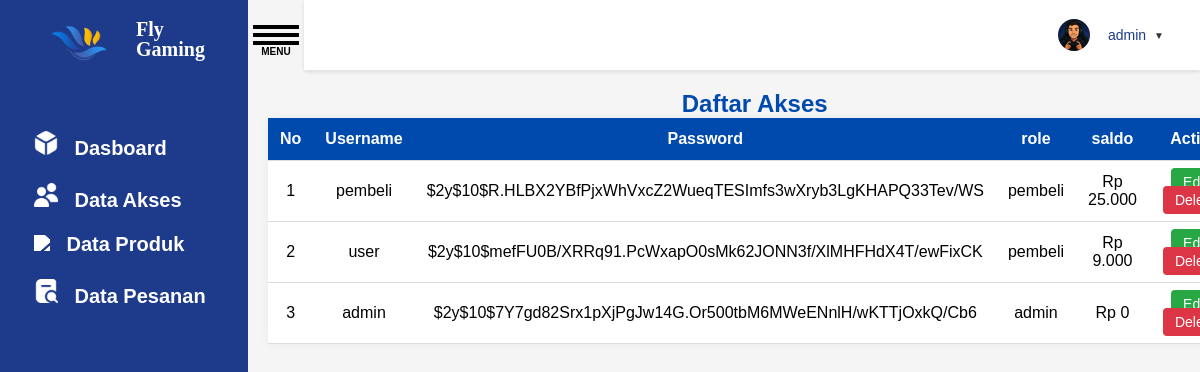
The page /data_akses.php (signed in) on the database its author committed.
### tables this page shows
CREATE TABLE `akses` (
  `id` int(11) NOT NULL,
  `username` varchar(50) NOT NULL,
  `password` varchar(255) NOT NULL,
  `role` enum('admin','pembeli') NOT NULL,
  `foto` varchar(255) DEFAULT 'img/default.png',
  `saldo` int(11) DEFAULT 0
);

### saldo_navbar.php (called while the page is built, shortened)
<?php
$username = $_SESSION['username'];
$foto = $_SESSION['foto'];
?>

### data_akses.php (the view, shortened to what this page needs)
<?php include 'saldo_navbar.php'; ?>
<!DOCTYPE html>
<html>
<head>
</head>
<link rel="stylesheet" type="text/css" href="css/style_data_akses.css">
<link rel="stylesheet" type="text/css" href="css/style_dropdown.css">
<body>
    <div class="container">
        <div class="sidebar">
            <div class="header-logo">
                <div class="item-logo">
                    <a href="#">
                        <img src="img/logo.png" class="logo">
                    </a>
                    <span class="nama-logo">Fly Gaming</span>
                </div>
            </div>
            <div class="main">
            <div class="list-item">
                <a href="dasboard.php">
                    <img src="img/dasboard.png" class="icon" active>
                    <span class="deskripsi">Dasboard</span>
                </a>
            </div>
            <div class="list-item">
                <a href="data_akses.php">
                    <img src="img/user2.png" class="icon" active>
                    <span class="deskripsi">Data Akses</span>
                </a>
            </div>
            <div class="list-item">
                <a href="data_produk.php">
                    <img src="img/produk.png" class="icon">
                    <span class="deskripsi">Data Produk</span>
                </a>
            </div>
            <div class="list-item">
                <a href="data_pesanan.php">
                    <img src="img/search-alt.png" class="icon">
                    <span class="deskripsi">Data Pesanan</span>
                </a>
            </div>
        </div>
        </div>
        <div class="content">
            <div id="menu-button">
                <label for="menu-checkbox" id="menu-label">
                    <div id="hamburger">
                    </div>
                </label>
            </div>
            <div class="navbar">
                <div class="user-dropdown">
                <div class="profil">
                    <button class="dropdown-toggle">
                    <img src="<?= htmlspecialchars($foto) ?>" class="profil-pic">
                    <span class="profil-nama"><?= htmlspecialchars($username) ?></span>
                    <span class="dropdown-arrow">▼</span>
                </button>
                </div>
            </div>
            </div>
            <div class="grid">
        <div class="header-riwayat">
              <h2>Daftar Akses</h2>
    <table class="tabel-produk">
        <thead>
            <tr>
                <th>No</th>
                <th>Username</th>
                <th>Password</th>
                <th>role</th>
                <th>saldo</th>
                <th>Action</th>
            </tr>
        </thead>
        <tbody>
        <?php
        $no = 1;
        $query = "SELECT * FROM akses";
        $result = $koneksi->query($query);
        if ($result->num_rows > 0) {
            while ($row = $result->fetch_assoc()) {
                echo "<tr>";
                echo "<td>" . $no++ . "</td>";
                echo "<td>" . htmlspecialchars($row['username']) . "</td>";
                echo "<td>" . htmlspecialchars($row['password']) . "</td>";
                echo "<td>" . htmlspecialchars($row['role']) . "</td>";
                echo "<td>Rp " . number_format($row['saldo'], 0, ',', '.') . "</td>";
                echo "<td>
                        <a href='edit_user.php?id=" . $row['id'] . "' class='btn-edit'>Edit</a>
                        <a href='delete_user.php?id=" . $row['id'] . "' class='btn-delete' onclick=\"return confirm('Yakin ingin menghapus?')\">Delete</a>
                      </td>";
                echo "</tr>";
            }
        } else {
            echo "<tr><td colspan='6'>Tidak ada data produk.</td></tr>";
        }
        ?>
    </div>
        </div>
</body>
</html>

### css/style_data_akses.css (style rules this page uses)
* { font-family: 'Ubuntu', sans-serif; padding: 0; margin: 0; }
.container { display: flex; min-height: 100vh; }
.navbar { position: fixed; top: 0; left: 304px; right: 0; height: 70px; background-color: white; box-shadow: 0 2px 4px rgba(0,0,0,0.1); display: flex; justify-content: flex-end; align-items: center; padding: 0 24px; z-index: 99; transition: all 0.3s ease; }
.sidebar { background-color: #1e3a8a; width: 260px; padding: 24px; display: flex; box-sizing: border-box; flex-direction: column; transition: all ease-in .3s; }
.content { background-color: whitesmoke; width: 100%; height: 100vh; overflow: auto; }
.nama-logo { font-family: 'Ubuntu'; height: 200px; font-style: normal; font-weight: 700; font-size: 20px; line-height: 20px; color: white; }
.sidebar a { text-decoration: none; }
.item-logo { display: flex; flex-direction: row; align-items: center; width: 200px; padding: 12px 10px; height: 40px; box-sizing: border-box; }
.logo { align-items: center; width: 90px; height: 90px; margin-right: 12px; }
.nama-logo { align-items: center; margin-top: 150px; }
.main { margin-top: 55px; }
.list-item { display: flex; flex-direction: row; align-items: center; padding: 12px 10px; border-radius: 8px; box-sizing: border-box; }
.list-item .deskripsi { font-weight: bold; font-size: 20px; }
.deskripsi { font-style: normal; font-weight: 400; font-size: 18px; line-height: 18px; text-align: center; color: white; }
.icon { width: 18px; margin-right: 12px; }
.sidebar .icon { filter: brightness(0) invert(1); width: 24px; height: auto; }
#menu-button { width: 46px; position: absolute; overflow: hidden; margin-left: 5px; margin-top: 25px; }
#menu-label { position: relative; display: block; height: 100px; cursor: pointer; }
#hamburger,#menu-label:after,#menu-label:before { position: absolute; left: 0; width: 100%; height: 4px; background-color: black; }
#menu-label:after,#menu-label:before { content: ""; transition: 0.4s cubic-bezier(0.075, 0.82, 0.165, 1) left; }
#menu-label:before { top: 0; }
#menu-label:after { top: 8px; }
#hamburger { top: 16px; }
#hamburger:before { font-size: 10px; content: "MENU"; position: absolute; top: 5px; right: 0; left: 0; color: black; font-weight: bold; text-align: center; bottom: 20px; }
.profil { display: flex; align-items: center; }
.profil-pic { width: 32px; height: 32px; border-radius: 50%; margin-left: 15px; margin-right: 10px; }
.profil-nama { font-weight: 500; color: #1e3a8a; }
.grid { padding: 20px; margin-top: 70px; margin-right: 100px; display: grid; grid-template-columns: 1fr; gap: 16px; }
.header-logo { display: flex; align-items: center; }
h2 { color: #004aad; text-align: center; }
table { width: 100%; border-collapse: collapse; background-color: #ffffff; box-shadow: 0 0 10px rgba(0,0,0,0.05); }
th, td { padding: 12px; text-align: center; border-bottom: 1px solid #ddd; }
th { background-color: #004aad; color: white; }
.btn-edit, .btn-delete { text-decoration: none; padding: 6px 12px; border-radius: 4px; font-size: 14px; margin: 0 2px; }
.btn-edit { background-color: #28a745; color: white; }
.btn-delete { background-color: #dc3545; color: white; }

### css/style_dropdown.css (style rules this page uses)
.user-dropdown { position: relative; display: inline-block; margin-left: 15px; }
.dropdown-toggle { background-color: transparent; color: #333; padding: 8px 12px; border: none; border-radius: 5px; cursor: pointer; font-size: 14px; display: flex; align-items: center; gap: 8px; }
.dropdown-arrow { font-size: 10px; }
.navbar { display: flex; align-items: center; gap: 15px; }
.profil { display: flex; align-items: center; gap: 8px; }

### rows shown on the page
akses: username "pembeli", password "$2y$10$R.HLBX2YBfPjxWhVxcZ2WueqTESImfs3wXryb3LgKHAPQ33Tev/WS", role "pembeli", saldo "25.000"
akses: username "user", password "$2y$10$mefFU0B/XRRq91.PcWxapO0sMk62JONN3f/XlMHFHdX4T/ewFixCK", role "pembeli", saldo "9.000"
akses: username "admin", password "$2y$10$7Y7gd82Srx1pXjPgJw14G.Or500tbM6MWeENnlH/wKTTjOxkQ/Cb6", role "admin", saldo "0"

### other values the page prints
$username "admin"
